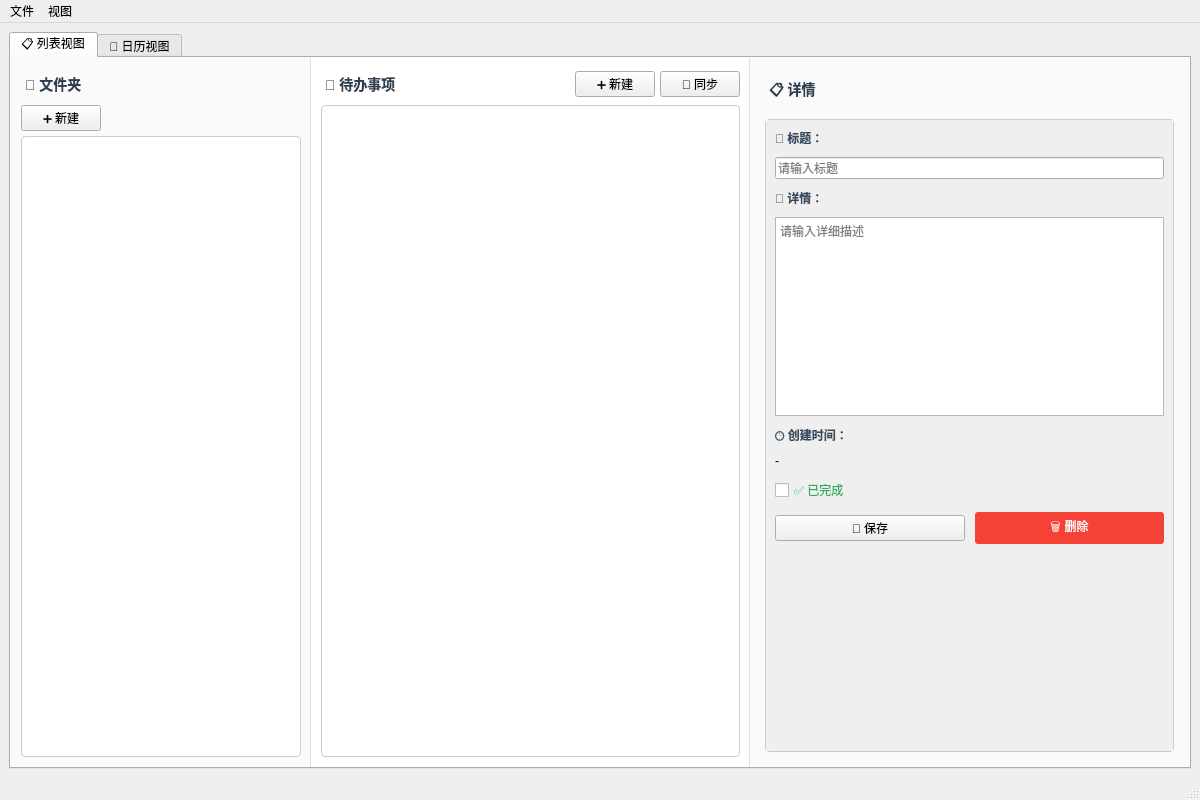
<?xml version="1.0" encoding="UTF-8"?>
<ui version="4.0">
 <class>MainWindow</class>
 <widget class="QMainWindow" name="MainWindow">
  <property name="geometry">
   <rect>
    <x>0</x>
    <y>0</y>
    <width>1200</width>
    <height>800</height>
   </rect>
  </property>
  <property name="windowTitle">
   <string>Todo List - 待办事项管理</string>
  </property>
  <widget class="QWidget" name="centralwidget">
   <layout class="QVBoxLayout" name="mainLayout">
    <item>
     <widget class="QTabWidget" name="tabWidget">
      <property name="currentIndex">
       <number>0</number>
      </property>
      <widget class="QWidget" name="listTab">
        <attribute name="title">
         <string>📋 列表视图</string>
        </attribute>
       <layout class="QHBoxLayout" name="listTabLayout">
        <property name="spacing">
         <number>0</number>
        </property>
        <property name="leftMargin">
         <number>0</number>
        </property>
        <property name="topMargin">
         <number>0</number>
        </property>
        <property name="rightMargin">
         <number>0</number>
        </property>
        <property name="bottomMargin">
         <number>0</number>
        </property>
        <item>
         <widget class="QWidget" name="leftPanel" native="true">
          <property name="minimumSize">
           <size>
            <width>250</width>
            <height>0</height>
           </size>
          </property>
          <property name="maximumSize">
           <size>
            <width>300</width>
            <height>16777215</height>
           </size>
          </property>
          <property name="styleSheet">
            <string notr="true">QWidget#leftPanel {
     background-color: #fafafa;
     border-right: 1px solid #e0e0e0;
 }</string>
           </property>
          <layout class="QVBoxLayout" name="leftLayout">
           <property name="spacing">
            <number>5</number>
           </property>
           <property name="leftMargin">
            <number>10</number>
           </property>
           <property name="topMargin">
            <number>10</number>
           </property>
           <property name="rightMargin">
            <number>10</number>
           </property>
           <property name="bottomMargin">
            <number>10</number>
           </property>
           <item>
            <widget class="QLabel" name="folderLabel">
              <property name="text">
               <string>📁 文件夹</string>
              </property>
              <property name="styleSheet">
               <string notr="true">font-weight: bold; font-size: 14px; color: #2c3e50; padding: 5px 0;</string>
              </property>
             </widget>
           </item>
           <item>
            <layout class="QHBoxLayout" name="folderButtonLayout">
             <item>
              <widget class="QPushButton" name="newFolderBtn">
                <property name="text">
                 <string>➕ 新建</string>
                </property>
                <property name="maximumSize">
                 <size>
                  <width>80</width>
                  <height>16777215</height>
                 </size>
                </property>
                <property name="toolTip">
                 <string>创建新文件夹</string>
                </property>
               </widget>
             </item>
             <item>
              <spacer name="horizontalSpacer">
               <property name="orientation">
                <enum>Qt::Horizontal</enum>
               </property>
               <property name="sizeHint" stdset="0">
                <size>
                 <width>40</width>
                 <height>20</height>
                </size>
               </property>
              </spacer>
             </item>
            </layout>
           </item>
           <item>
            <widget class="QListWidget" name="folderListWidget">
             <property name="styleSheet">
              <string notr="true">QListWidget {
    border: 1px solid #ccc;
    border-radius: 4px;
    background-color: white;
}
QListWidget::item {
    padding: 8px;
    border-bottom: 1px solid #eee;
}
QListWidget::item:selected {
    background-color: #e3f2fd;
    color: #1976d2;
}</string>
             </property>
            </widget>
           </item>
          </layout>
         </widget>
        </item>
        <item>
         <widget class="QWidget" name="middlePanel" native="true">
          <property name="minimumSize">
           <size>
            <width>400</width>
            <height>0</height>
           </size>
          </property>
          <property name="styleSheet">
            <string notr="true">QWidget#middlePanel {
     background-color: white;
     border-right: 1px solid #e0e0e0;
 }</string>
           </property>
          <layout class="QVBoxLayout" name="middleLayout">
           <property name="spacing">
            <number>5</number>
           </property>
           <property name="leftMargin">
            <number>10</number>
           </property>
           <property name="topMargin">
            <number>10</number>
           </property>
           <property name="rightMargin">
            <number>10</number>
           </property>
           <property name="bottomMargin">
            <number>10</number>
           </property>
           <item>
            <layout class="QHBoxLayout" name="todoHeaderLayout">
             <item>
              <widget class="QLabel" name="todoLabel">
                <property name="text">
                 <string>📝 待办事项</string>
                </property>
                <property name="styleSheet">
                 <string notr="true">font-weight: bold; font-size: 14px; color: #2c3e50; padding: 5px 0;</string>
                </property>
               </widget>
             </item>
             <item>
              <spacer name="horizontalSpacer_2">
               <property name="orientation">
                <enum>Qt::Horizontal</enum>
               </property>
               <property name="sizeHint" stdset="0">
                <size>
                 <width>40</width>
                 <height>20</height>
                </size>
               </property>
              </spacer>
             </item>
             <item>
              <widget class="QPushButton" name="newTodoBtn">
                <property name="text">
                 <string>➕ 新建</string>
                </property>
                <property name="maximumSize">
                 <size>
                  <width>80</width>
                  <height>16777215</height>
                 </size>
                </property>
                <property name="toolTip">
                 <string>创建新待办事项</string>
                </property>
               </widget>
             </item>
             <item>
              <widget class="QPushButton" name="syncBtn">
                <property name="text">
                 <string>🔄 同步</string>
                </property>
                <property name="maximumSize">
                 <size>
                  <width>80</width>
                  <height>16777215</height>
                 </size>
                </property>
                <property name="toolTip">
                 <string>同步数据</string>
                </property>
               </widget>
             </item>
            </layout>
           </item>
           <item>
            <widget class="QListWidget" name="todoListWidget">
             <property name="styleSheet">
              <string notr="true">QListWidget {
    border: 1px solid #ccc;
    border-radius: 4px;
    background-color: white;
}
QListWidget::item {
    padding: 10px;
    border-bottom: 1px solid #eee;
}
QListWidget::item:selected {
    background-color: #e8f5e8;
    color: #2e7d32;
}</string>
             </property>
            </widget>
           </item>
          </layout>
         </widget>
        </item>
        <item>
         <widget class="QWidget" name="rightPanel" native="true">
          <property name="minimumSize">
           <size>
            <width>350</width>
            <height>0</height>
           </size>
          </property>
          <property name="styleSheet">
           <string notr="true">QWidget#rightPanel {
    background-color: #fafafa;
}</string>
          </property>
          <layout class="QVBoxLayout" name="rightLayout">
           <property name="spacing">
            <number>10</number>
           </property>
           <property name="leftMargin">
            <number>15</number>
           </property>
           <property name="topMargin">
            <number>15</number>
           </property>
           <property name="rightMargin">
            <number>15</number>
           </property>
           <property name="bottomMargin">
            <number>15</number>
           </property>
           <item>
            <widget class="QLabel" name="detailLabel">
             <property name="text">
              <string>📋 详情</string>
             </property>
             <property name="styleSheet">
              <string notr="true">font-weight: bold; font-size: 14px; color: #2c3e50; padding: 5px 0;</string>
             </property>
            </widget>
           </item>
           <item>
            <widget class="QScrollArea" name="detailScrollArea">
             <property name="widgetResizable">
              <bool>true</bool>
             </property>
             <property name="styleSheet">
              <string notr="true">QScrollArea {
    border: 1px solid #ccc;
    border-radius: 4px;
    background-color: white;
}</string>
             </property>
             <widget class="QWidget" name="detailContent">
              <property name="geometry">
               <rect>
                <x>0</x>
                <y>0</y>
                <width>316</width>
                <height>69</height>
               </rect>
              </property>
              <layout class="QVBoxLayout" name="detailContentLayout">
               <property name="spacing">
                <number>10</number>
               </property>
               <item>
                <widget class="QLabel" name="titleLabel">
                 <property name="text">
                  <string>📌 标题：</string>
                 </property>
                 <property name="styleSheet">
                  <string notr="true">font-weight: bold; color: #34495e;</string>
                 </property>
                </widget>
               </item>
               <item>
                <widget class="QLineEdit" name="titleEdit">
                 <property name="placeholderText">
                  <string>请输入标题</string>
                 </property>
                </widget>
               </item>
               <item>
                <widget class="QLabel" name="detailsLabel">
                 <property name="text">
                  <string>📄 详情：</string>
                 </property>
                 <property name="styleSheet">
                  <string notr="true">font-weight: bold; color: #34495e;</string>
                 </property>
                </widget>
               </item>
               <item>
                <widget class="QTextEdit" name="detailsEdit">
                 <property name="placeholderText">
                  <string>请输入详细描述</string>
                 </property>
                </widget>
               </item>
               <item>
                <widget class="QLabel" name="timeLabel">
                 <property name="text">
                  <string>🕒 创建时间：</string>
                 </property>
                 <property name="styleSheet">
                  <string notr="true">font-weight: bold; color: #34495e;</string>
                 </property>
                </widget>
               </item>
               <item>
                <widget class="QLabel" name="createdTimeLabel">
                 <property name="text">
                  <string>-</string>
                 </property>
                </widget>
               </item>
               <item>
                <widget class="QCheckBox" name="completedCheckBox">
                 <property name="text">
                  <string>✅ 已完成</string>
                 </property>
                 <property name="styleSheet">
                  <string notr="true">font-size: 12px; color: #27ae60;</string>
                 </property>
                </widget>
               </item>
               <item>
                <layout class="QHBoxLayout" name="buttonLayout">
                 <item>
                  <widget class="QPushButton" name="saveBtn">
                   <property name="text">
                    <string>💾 保存</string>
                   </property>
                   <property name="toolTip">
                    <string>保存当前修改</string>
                   </property>
                  </widget>
                 </item>
                 <item>
                  <widget class="QPushButton" name="deleteBtn">
                   <property name="text">
                    <string>🗑️ 删除</string>
                   </property>
                   <property name="toolTip">
                    <string>删除当前待办事项</string>
                   </property>
                   <property name="styleSheet">
                    <string notr="true">QPushButton {
    background-color: #f44336;
    color: white;
    border: none;
    padding: 5px 10px;
    border-radius: 3px;
}
QPushButton:hover {
    background-color: #d32f2f;
}</string>
                   </property>
                  </widget>
                 </item>
                </layout>
               </item>
               <item>
                <spacer name="verticalSpacer">
                 <property name="orientation">
                  <enum>Qt::Vertical</enum>
                 </property>
                 <property name="sizeHint" stdset="0">
                  <size>
                   <width>20</width>
                   <height>40</height>
                  </size>
                 </property>
                </spacer>
               </item>
              </layout>
             </widget>
            </widget>
           </item>
          </layout>
         </widget>
        </item>
       </layout>
      </widget>
      <widget class="QWidget" name="calendarTab">
        <attribute name="title">
         <string>📅 日历视图</string>
        </attribute>
       <layout class="QVBoxLayout" name="calendarTabLayout">
        <item>
         <widget class="QWidget" name="calendarContainer" native="true">
          <property name="styleSheet">
           <string notr="true">QWidget#calendarContainer {
    background-color: #f8f9fa;
}</string>
          </property>
         </widget>
        </item>
       </layout>
      </widget>
     </widget>
    </item>
   </layout>
  </widget>
  <widget class="QMenuBar" name="menubar">
   <property name="geometry">
    <rect>
     <x>0</x>
     <y>0</y>
     <width>1200</width>
     <height>25</height>
    </rect>
   </property>
   <widget class="QMenu" name="menuFile">
    <property name="title">
     <string>文件</string>
    </property>
    <addaction name="actionImport"/>
    <addaction name="actionExport"/>
    <addaction name="separator"/>
    <addaction name="actionExit"/>
   </widget>
   <widget class="QMenu" name="menuView">
    <property name="title">
     <string>视图</string>
    </property>
    <addaction name="actionDesktopWidget"/>
   </widget>
   <addaction name="menuFile"/>
   <addaction name="menuView"/>
  </widget>
  <widget class="QStatusBar" name="statusbar"/>
  <action name="actionImport">
   <property name="text">
    <string>导入</string>
   </property>
  </action>
  <action name="actionExport">
   <property name="text">
    <string>导出</string>
   </property>
  </action>
  <action name="actionExit">
   <property name="text">
    <string>退出</string>
   </property>
  </action>
  <action name="actionDesktopWidget">
   <property name="text">
    <string>桌面小贴士</string>
   </property>
  </action>
 </widget>
 <resources/>
 <connections/>
</ui>
